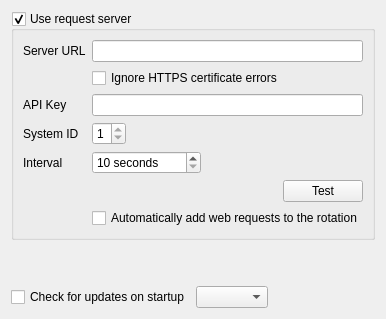
          <widget class="QWidget" name="tabWidgetPage3">
           <attribute name="title">
            <string>Network</string>
           </attribute>
           <layout class="QVBoxLayout" name="verticalLayout_10">
            <item>
             <widget class="QGroupBox" name="groupBoxRequestServer">
              <property name="title">
               <string>Use request server</string>
              </property>
              <property name="checkable">
               <bool>true</bool>
              </property>
              <layout class="QVBoxLayout" name="verticalLayout">
               <item>
                <layout class="QFormLayout" name="formLayout">
                 <item row="0" column="0">
                  <widget class="QLabel" name="label_6">
                   <property name="text">
                    <string>Server URL</string>
                   </property>
                  </widget>
                 </item>
                 <item row="0" column="1">
                  <widget class="QLineEdit" name="lineEditUrl">
                   <property name="toolTip">
                    <string>URL of the server to use for remote requests</string>
                   </property>
                   <property name="inputMethodHints">
                    <set>Qt::ImhUrlCharactersOnly</set>
                   </property>
                   <property name="placeholderText">
                    <string/>
                   </property>
                  </widget>
                 </item>
                 <item row="1" column="1">
                  <widget class="QCheckBox" name="checkBoxIgnoreCertErrors">
                   <property name="toolTip">
                    <string>If enabled, OpenKJ will ignore any problems with SSL certificates.  Useful if you are hosing your own request server and are using a self-signed cert.</string>
                   </property>
                   <property name="text">
                    <string>Ignore HTTPS certificate errors</string>
                   </property>
                  </widget>
                 </item>
                 <item row="2" column="0">
                  <widget class="QLabel" name="label_7">
                   <property name="text">
                    <string>API Key</string>
                   </property>
                  </widget>
                 </item>
                 <item row="2" column="1">
                  <widget class="QLineEdit" name="lineEditApiKey">
                   <property name="toolTip">
                    <string>API key provided by the request server.  Can be blank if using a custom server that doesn't require a key.</string>
                   </property>
                  </widget>
                 </item>
                 <item row="3" column="0">
                  <widget class="QLabel" name="label_30">
                   <property name="text">
                    <string>System ID</string>
                   </property>
                  </widget>
                 </item>
                 <item row="3" column="1">
                  <layout class="QHBoxLayout" name="horizontalLayout_2">
                   <property name="rightMargin">
                    <number>20</number>
                   </property>
                   <item>
                    <widget class="QSpinBox" name="spinBoxSystemId">
                     <property name="minimum">
                      <number>1</number>
                     </property>
                     <property name="maximum">
                      <number>1</number>
                     </property>
                    </widget>
                   </item>
                   <item>
                    <spacer name="horizontalSpacer_14">
                     <property name="orientation">
                      <enum>Qt::Horizontal</enum>
                     </property>
                     <property name="sizeHint" stdset="0">
                      <size>
                       <width>40</width>
                       <height>20</height>
                      </size>
                     </property>
                    </spacer>
                   </item>
                  </layout>
                 </item>
                 <item row="4" column="0">
                  <widget class="QLabel" name="label_22">
                   <property name="text">
                    <string>Interval</string>
                   </property>
                  </widget>
                 </item>
                 <item row="4" column="1">
                  <layout class="QHBoxLayout" name="horizontalLayout_15">
                   <property name="rightMargin">
                    <number>50</number>
                   </property>
                   <item>
                    <widget class="QSpinBox" name="spinBoxInterval">
                     <property name="toolTip">
                      <string>How often to check the server for new requests</string>
                     </property>
                     <property name="suffix">
                      <string> seconds</string>
                     </property>
                     <property name="minimum">
                      <number>10</number>
                     </property>
                     <property name="maximum">
                      <number>10000</number>
                     </property>
                     <property name="singleStep">
                      <number>10</number>
                     </property>
                    </widget>
                   </item>
                   <item>
                    <spacer name="horizontalSpacer_11">
                     <property name="orientation">
                      <enum>Qt::Horizontal</enum>
                     </property>
                     <property name="sizeHint" stdset="0">
                      <size>
                       <width>40</width>
                       <height>20</height>
                      </size>
                     </property>
                    </spacer>
                   </item>
                  </layout>
                 </item>
                 <item row="5" column="1">
                  <layout class="QHBoxLayout" name="horizontalLayout_20">
                   <property name="leftMargin">
                    <number>0</number>
                   </property>
                   <property name="topMargin">
                    <number>0</number>
                   </property>
                   <item>
                    <spacer name="horizontalSpacer_13">
                     <property name="orientation">
                      <enum>Qt::Horizontal</enum>
                     </property>
                     <property name="sizeType">
                      <enum>QSizePolicy::Expanding</enum>
                     </property>
                     <property name="sizeHint" stdset="0">
                      <size>
                       <width>40</width>
                       <height>20</height>
                      </size>
                     </property>
                    </spacer>
                   </item>
                   <item>
                    <widget class="QPushButton" name="btnTestReqServer">
                     <property name="text">
                      <string>Test</string>
                     </property>
                    </widget>
                   </item>
                  </layout>
                 </item>
                 <item row="6" column="1">
                  <widget class="QCheckBox" name="checkBoxAutoAddRequests">
                   <property name="toolTip">
                    <string>If enabled, each incoming web request whose artist and title match a song in your local database (the first one, if there are several versions) is added to the singer's queue automatically (the singer is added to the bottom of the rotation if needed) and removed from the request list. Requests with no match stay in the requests dialog.</string>
                   </property>
                   <property name="text">
                    <string>Automatically add web requests to the rotation</string>
                   </property>
                  </widget>
                 </item>
                </layout>
               </item>
              </layout>
             </widget>
            </item>
            <item>
             <spacer name="verticalSpacer_3">
              <property name="orientation">
               <enum>Qt::Vertical</enum>
              </property>
              <property name="sizeHint" stdset="0">
               <size>
                <width>20</width>
                <height>40</height>
               </size>
              </property>
             </spacer>
            </item>
            <item>
             <layout class="QHBoxLayout" name="horizontalLayout_16">
              <property name="topMargin">
               <number>0</number>
              </property>
              <item>
               <widget class="QCheckBox" name="cbxCheckUpdates">
                <property name="text">
                 <string>Check for updates on startup</string>
                </property>
               </widget>
              </item>
              <item>
               <widget class="QComboBox" name="comboBoxUpdateBranch"/>
              </item>
              <item>
               <spacer name="horizontalSpacer_10">
                <property name="orientation">
                 <enum>Qt::Horizontal</enum>
                </property>
                <property name="sizeHint" stdset="0">
                 <size>
                  <width>40</width>
                  <height>20</height>
                 </size>
                </property>
               </spacer>
              </item>
             </layout>
            </item>
           </layout>
          </widget>
